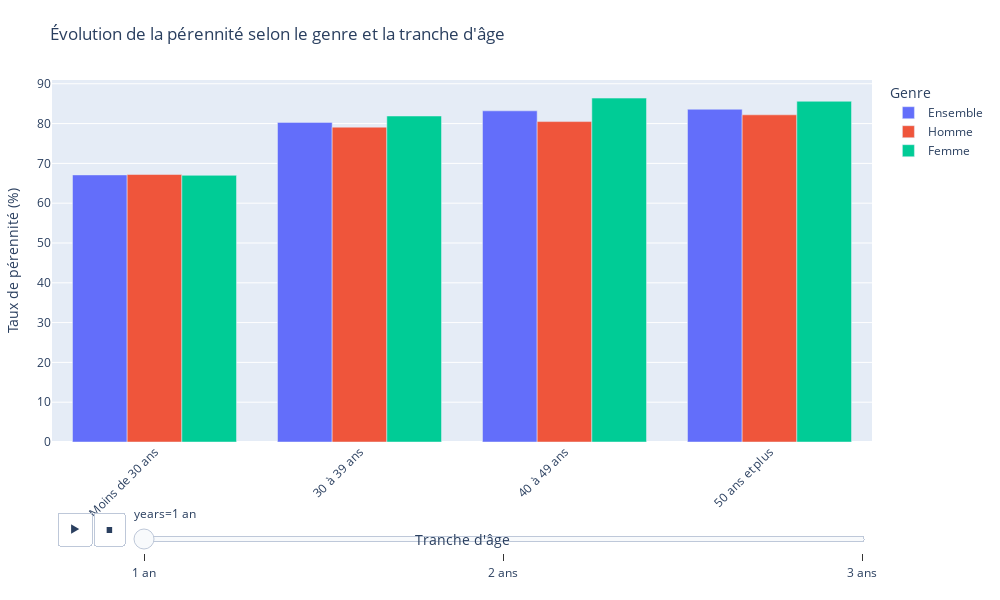

This figure's notebook cell:
### Code cell
df_plot_2018 = df_2018[
    (df_2018["categorie_type"] == "Tranche d’âge du créateur en 2018") &
    (df_2018["area"] == "FR") &
    (df_2018["categories"] != "Ensemble")
].copy()

fig = px.bar(
    df_plot_2018,
    x="categories",
    y="Taux de pérennité (%)",
    color="gender",
    animation_frame="years",
    barmode="group",
    labels={"categories": "Tranche d'âge", "gender": "Genre"},
    title="Évolution de la pérennité selon le genre et la tranche d'âge",
)

fig.update_layout(
    xaxis_tickangle=-45,
    width=1000,
    height=600,
    margin=dict(l=40, r=40, t=80, b=80)
)

fig.show()

### Figure 1 — Plotly figure (JSON) as saved in the notebook; plotly's stock layout.template omitted (floating-point values rounded to 4 significant figures)
{"data": [{"alignmentgroup": "True", "hovertemplate": "Genre=Ensemble<br>years=1 an<br>Tranche d'âge=%{x}<br>Taux de pérennité (%)=%{y}<extra></extra>", "legendgroup": "Ensemble", "marker": {"color": "#636efa", "pattern": {"shape": ""}}, "name": "Ensemble", "offsetgroup": "Ensemble", "orientation": "v", "showlegend": true, "textposition": "auto", "type": "bar", "x": ["Moins de 30 ans", "30 à 39 ans", "40 à 49 ans", "50 ans et plus"], "xaxis": "x", "y": [67.1, 80.3, 83.2, 83.6], "yaxis": "y"}, {"alignmentgroup": "True", "hovertemplate": "Genre=Homme<br>years=1 an<br>Tranche d'âge=%{x}<br>Taux de pérennité (%)=%{y}<extra></extra>", "legendgroup": "Homme", "marker": {"color": "#EF553B", "pattern": {"shape": ""}}, "name": "Homme", "offsetgroup": "Homme", "orientation": "v", "showlegend": true, "textposition": "auto", "type": "bar", "x": ["Moins de 30 ans", "30 à 39 ans", "40 à 49 ans", "50 ans et plus"], "xaxis": "x", "y": [67.2, 79.1, 80.5, 82.2], "yaxis": "y"}, {"alignmentgroup": "True", "hovertemplate": "Genre=Femme<br>years=1 an<br>Tranche d'âge=%{x}<br>Taux de pérennité (%)=%{y}<extra></extra>", "legendgroup": "Femme", "marker": {"color": "#00cc96", "pattern": {"shape": ""}}, "name": "Femme", "offsetgroup": "Femme", "orientation": "v", "showlegend": true, "textposition": "auto", "type": "bar", "x": ["Moins de 30 ans", "30 à 39 ans", "40 à 49 ans", "50 ans et plus"], "xaxis": "x", "y": [67.0, 81.9, 86.4, 85.6], "yaxis": "y"}], "layout": {"barmode": "group", "height": 600, "legend": {"title": {"text": "Genre"}, "tracegroupgap": 0}, "margin": {"b": 80, "l": 40, "r": 40, "t": 80}, "sliders": [{"active": 0, "currentvalue": {"prefix": "years="}, "len": 0.9, "pad": {"b": 10, "t": 60}, "steps": [{"args": [["1 an"], {"frame": {"duration": 0, "redraw": true}, "fromcurrent": true, "mode": "immediate", "transition": {"duration": 0, "easing": "linear"}}], "label": "1 an", "method": "animate"}, {"args": [["2 ans"], {"frame": {"duration": 0, "redraw": true}, "fromcurrent": true, "mode": "immediate", "transition": {"duration": 0, "easing": "linear"}}], "label": "2 ans", "method": "animate"}, {"args": [["3 ans"], {"frame": {"duration": 0, "redraw": true}, "fromcurrent": true, "mode": "immediate", "transition": {"duration": 0, "easing": "linear"}}], "label": "3 ans", "method": "animate"}], "x": 0.1, "xanchor": "left", "y": 0, "yanchor": "top"}], "title": {"text": "Évolution de la pérennité selon le genre et la tranche d'âge"}, "updatemenus": [{"buttons": [{"args": [null, {"frame": {"duration": 500, "redraw": true}, "fromcurrent": true, "mode": "immediate", "transition": {"duration": 500, "easing": "linear"}}], "label": "&#9654;", "method": "animate"}, {"args": [[null], {"frame": {"duration": 0, "redraw": true}, "fromcurrent": true, "mode": "immediate", "transition": {"duration": 0, "easing": "linear"}}], "label": "&#9724;", "method": "animate"}], "direction": "left", "pad": {"r": 10, "t": 70}, "showactive": false, "type": "buttons", "x": 0.1, "xanchor": "right", "y": 0, "yanchor": "top"}], "width": 1000, "xaxis": {"anchor": "y", "domain": [0, 1], "tickangle": -45, "title": {"text": "Tranche d'âge"}}, "yaxis": {"anchor": "x", "domain": [0, 1], "title": {"text": "Taux de pérennité (%)"}}}}
